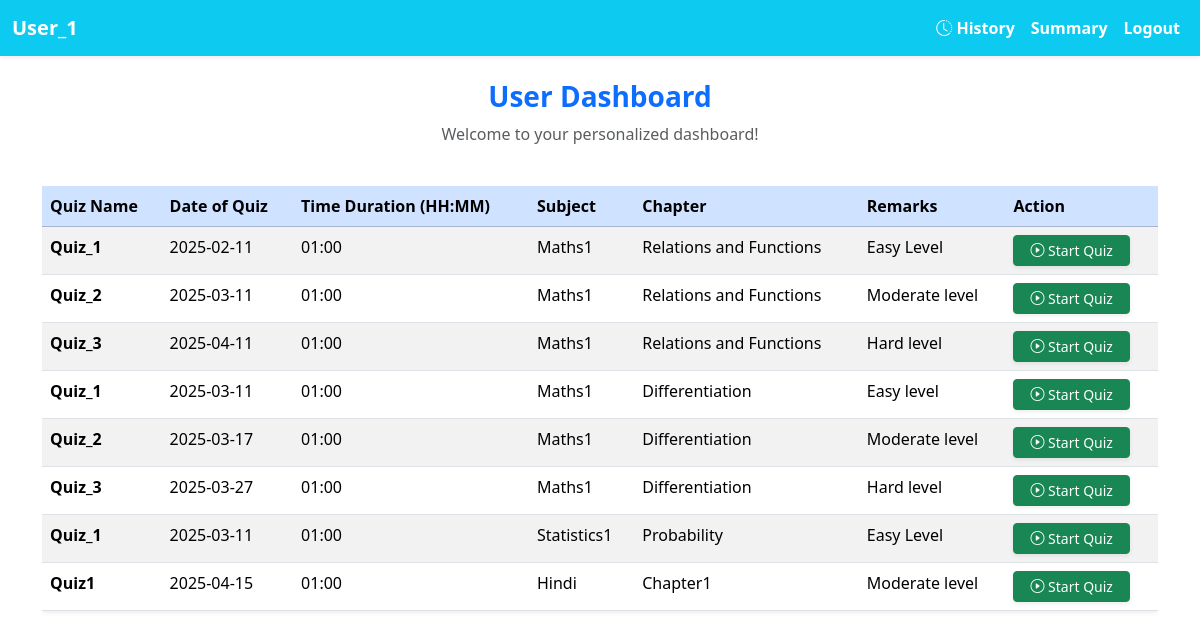
Page /user (signed in) on the committed database.
### main.py (models this page shows)
class Users(db.Model):
    __tablename__ = 'users'
    id = db.Column(db.Integer, primary_key=True)
    name=db.Column(db.String(80),nullable=False)
    email=db.Column(db.String(120), unique=True, nullable=False)
    password=db.Column(db.String(120), nullable=False)
    quali=db.Column(db.String(120), nullable=False)
    dob=db.Column(db.String(120), nullable=False)
    is_admin=db.Column(db.Boolean, nullable=False,default=False)
    scores=db.relationship('Scores', back_populates='user' ,cascade='all, delete-orphan')

class Quizzes(db.Model):
    __tablename__ = 'quizzes'
    id=db.Column(db.Integer, primary_key=True)
    name=db.Column(db.String(120), nullable=False)
    date_of_quiz=db.Column(db.Date, nullable=False)
    time_duration=db.Column(db.Integer, nullable=False)
    remarks=db.Column(db.String(120), nullable=False)
    chapter_id=db.Column(db.Integer, db.ForeignKey('chapters.id'), nullable=False)
    chapter=db.relationship('Chapters', back_populates='quiz')
    question=db.relationship('Questions', back_populates='quiz', cascade='all, delete-orphan')
    scores=db.relationship('Scores', back_populates='quiz', cascade='all, delete-orphan')

class Subjects(db.Model):
    __tablename__ = 'subjects'
    id=db.Column(db.Integer,primary_key=True)
    name=db.Column(db.String(80),nullable=False)
    description=db.Column(db.String(120), nullable=False)
    chap=db.relationship('Chapters', back_populates='sub', cascade='all, delete-orphan')

class Chapters(db.Model):
    __tablename__ = 'chapters'
    id=db.Column(db.Integer,primary_key=True)
    name=db.Column(db.String(80),nullable=False)
    description=db.Column(db.String(120), nullable=False)
    subject_id=db.Column(db.Integer, db.ForeignKey('subjects.id'), nullable=False)
    sub=db.relationship('Subjects', back_populates='chap')
    quiz=db.relationship('Quizzes', back_populates='chapter', cascade='all, delete-orphan')

### main.py (the view)
@app.route("/user")
def user_dashboard():
    if "user" in session:
        quizzes = Quizzes.query.all()
        user = Users.query.filter_by(id = session["user"]).first()
        return render_template("user_dashboard.html" , quizzes = quizzes , user = user)
    else:
        return redirect("/login")

### templates/user_dashboard.html
{% extends "index.html" %}
{% block content %}
<nav class="navbar navbar-expand-lg bg-info shadow-sm mb-4">
    <div class="container-fluid">
        <a class="navbar-brand fw-bold text-white" href="/user">{{ user.name }}</a>
        <ul class="navbar-nav ms-auto">
            <li class="nav-item">
                <a class="nav-link text-white fw-semibold" href="/user/history"><i class="bi bi-clock-history"></i> History</a>
            </li>
            <li class="nav-item">
                <a class="nav-link text-white fw-semibold" href="/user/summary">Summary</a>
            </li>
            <li class="nav-item">
                <a class="nav-link text-white fw-semibold" href="/user_logout">Logout</a>
            </li>
        </ul>
    </div>
</nav>
<div class="container">
    <div class="row">
        <div class="col-12 text-center mb-4">
            <h3 class="fw-bold text-primary">User Dashboard</h3>
            <p class="text-muted">Welcome to your personalized dashboard!</p>
        </div>
        <div class="col-12">
            <div class="table-responsive">
                <table class="table table-striped table-hover shadow-sm">
                    <thead class="table-primary">
                        <tr>
                            <th>Quiz Name</th>
                            <th>Date of Quiz</th>
                            <th>Time Duration (HH:MM)</th>
                            <th>Subject</th>
                            <th>Chapter</th>
                            <th>Remarks</th>
                            <th>Action</th>
                        </tr>
                    </thead>
                    <tbody>
                        {% for quiz in quizzes %}
                        <tr>
                            <td class="fw-semibold">{{ quiz.name }}</td>
                            <td>{{ quiz.date_of_quiz }}</td>
                            <td>{{ quiz.time_duration }}</td>
                            <td>{{ quiz.chapter.sub.name }}</td>
                            <td>{{ quiz.chapter.name }}</td>
                            <td>{{ quiz.remarks }}</td>
                            <td>
                                <a href="/start_quiz/{{ quiz.id }}" class="btn btn-success btn-sm shadow-sm px-3">
                                    <i class="bi bi-play-circle"></i> Start Quiz
                                </a>
                            </td>
                        </tr>
                        {% endfor %}
                    </tbody>
                </table>
            </div>
        </div>
    </div>
</div>
{% endblock %}

### templates/index.html (shortened to what this page needs)
<!DOCTYPE html>
<html lang="en">
<head>
    <link href="https://cdn.jsdelivr.net/npm/bootstrap@5.3.3/dist/css/bootstrap.min.css" rel="stylesheet">
    <link rel="stylesheet" href="https://cdn.jsdelivr.net/npm/bootstrap-icons@1.11.3/font/bootstrap-icons.min.css">
    <link rel="stylesheet" href="static\css\style.css">
</head>
<body>
{% block content %}
{% endblock %}
</body>
</html>

### rows in the picture
Users: name "User_1"
Quizzes: name "Quiz_1", date_of_quiz "2025-02-11", time_duration "01:00", chapter.sub.name "Maths1", chapter.name "Relations and Functions", remarks "Easy Level"
Quizzes: name "Quiz_2", date_of_quiz "2025-03-11", time_duration "01:00", chapter.sub.name "Maths1", chapter.name "Relations and Functions", remarks "Moderate level"
Quizzes: name "Quiz_3", date_of_quiz "2025-04-11", time_duration "01:00", chapter.sub.name "Maths1", chapter.name "Relations and Functions", remarks "Hard level"
Quizzes: name "Quiz_1", date_of_quiz "2025-03-11", time_duration "01:00", chapter.sub.name "Maths1", chapter.name "Differentiation", remarks "Easy level"
Quizzes: name "Quiz_2", date_of_quiz "2025-03-17", time_duration "01:00", chapter.sub.name "Maths1", chapter.name "Differentiation", remarks "Moderate level"
Quizzes: name "Quiz_3", date_of_quiz "2025-03-27", time_duration "01:00", chapter.sub.name "Maths1", chapter.name "Differentiation", remarks "Hard level"
Quizzes: name "Quiz_1", date_of_quiz "2025-03-11", time_duration "01:00", chapter.sub.name "Statistics1", chapter.name "Probability", remarks "Easy Level"
Quizzes: name "Quiz1", date_of_quiz "2025-04-15", time_duration "01:00", chapter.sub.name "Hindi", chapter.name "Chapter1", remarks "Moderate level"
